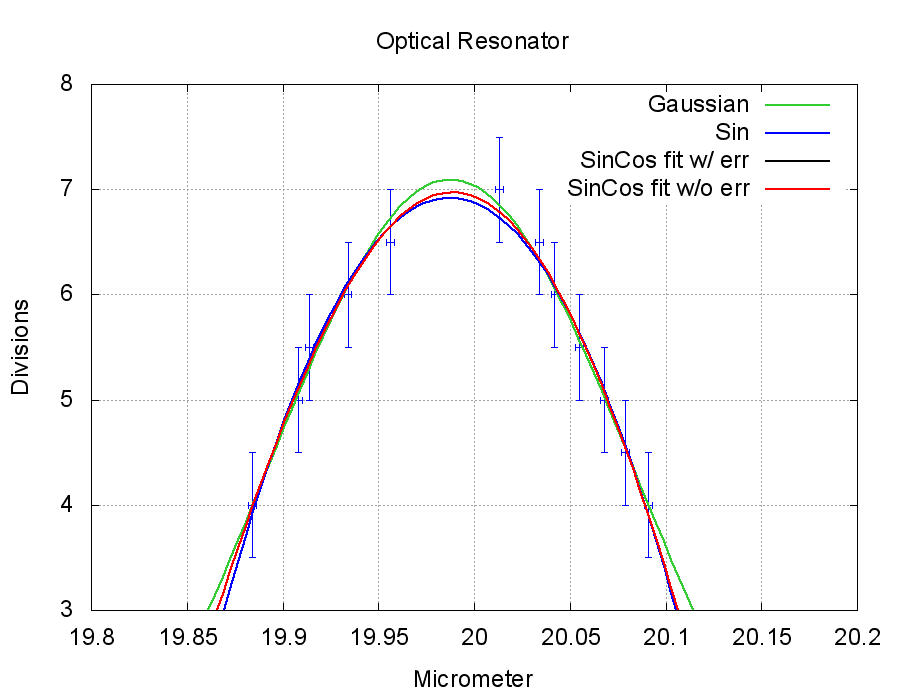

The gnuplot source for this figure:
# optcial resonator

reset

set terminal png nocrop enhanced size 900,700 font 'arial,18'
set out 'optres.png'

set title 'Optical Resonator'
set ylabel "Divisions"
set xlabel "Micrometer"

set xr[19.8:20.2]
set yr[3:8]

#set key off
set grid

# Gaussian with 2 in numerator for better data
h(x) = A4*exp(-2.0*((x-o4)/s4)**2)+c4
A4=7.5;# height
o4=20;# peak center
c4=3;# continuum
s4=0.2;# width
fit h(x) 'resonator.dat' u 1:2:3 via A4,o4,s4,c4

f(x) = A*sin(d*x) + B*cos(e*x) + C
A=10;
B=10;
C=10;
d=10;
e=10;
fit f(x) 'resonator.dat' u 1:2:3 via A,B,C,d,e

f2(x) = A2*sin(d2*x) + B2*cos(e2*x) + C2
A2=10;
B2=10;
C2=10;
d2=10;
e2=10;
fit f2(x) 'resonator.dat' u 1:2 via A2,B2,C2,d2,e2

g(x) = L*sin(N*x) + M
L=1;
N=1;
M=1;
fit g(x) 'resonator.dat' u 1:2 via L,N,M


plot 'resonator.dat' u 1:2:4:3 pt 1 lc rgb '#0000FF' ps 1 t '' w xyerrorbars, \
	h(x) lw 2 lt 3 lc rgb '#32CD32' t 'Gaussian', \
	g(x) lw 2 lt 5 lc rgb 'blue' t 'Sin', \
	f(x) lw 2 lt 4 lc rgb 'black' t 'SinCos fit w/ err', \
	f2(x) lw 2 lt 4 lc rgb 'red' t 'SinCos fit w/o err'


## Gaussian
#After 8 iterations the fit converged.
#final sum of squares of residuals : 0.632653
#rel. change during last iteration : 0
#degrees of freedom    (FIT_NDF)                        : 8
#rms of residuals      (FIT_STDFIT) = sqrt(WSSR/ndf)    : 0.281215
#variance of residuals (reduced chisquare) = WSSR/ndf   : 0.0790816
#p-value of the Chisq distribution (FIT_P)              : 0.999676
#Final set of parameters            Asymptotic Standard Error
#=======================            ==========================
#A4              = 7.13446          +/- 2.812        (39.41%)
#o4              = 19.9878          +/- 0.001099     (0.005497%)
#s4              = 0.19389          +/- 0.0529       (27.28%)
#c4              = -0.0417449       +/- 2.9          (6947%)

# Sin Cosine with error
#After 2751 iterations the fit converged.
#final sum of squares of residuals : 0.694343
#rel. change during last iteration : -9.99961e-06
#degrees of freedom    (FIT_NDF)                        : 7
#rms of residuals      (FIT_STDFIT) = sqrt(WSSR/ndf)    : 0.314947
#variance of residuals (reduced chisquare) = WSSR/ndf   : 0.0991918
#p-value of the Chisq distribution (FIT_P)              : 0.998379
#Final set of parameters            Asymptotic Standard Error
#=======================            ==========================
#A               = 36.4397          +/- 199          (546.1%)
#B               = 37.6169          +/- 281.1        (747.2%)
#C               = 0.844858         +/- 10.23        (1211%)
#d               = 9.90963          +/- 0.8234       (8.309%)
#e               = 9.99635          +/- 0.7481       (7.484%)

# Sin Cosine no error
#After 2751 iterations the fit converged.
#final sum of squares of residuals : 0.173586
#rel. change during last iteration : -9.99961e-06
#degrees of freedom    (FIT_NDF)                        : 7
#rms of residuals      (FIT_STDFIT) = sqrt(WSSR/ndf)    : 0.157474
#variance of residuals (reduced chisquare) = WSSR/ndf   : 0.024798
#Final set of parameters            Asymptotic Standard Error
#=======================            ==========================
#A2              = 36.4397          +/- 199          (546.1%)
#B2              = 37.6169          +/- 281.1        (747.2%)
#C2              = 0.844858         +/- 10.23        (1211%)
#d2              = 9.90963          +/- 0.8234       (8.309%)
#e2              = 9.99635          +/- 0.7481       (7.484%)

# Sin without error but with offset and amplitude
#After 567 iterations the fit converged.
#final sum of squares of residuals : 0.224657
#rel. change during last iteration : -1.35295e-08
#degrees of freedom    (FIT_NDF)                        : 9
#rms of residuals      (FIT_STDFIT) = sqrt(WSSR/ndf)    : 0.157993
#variance of residuals (reduced chisquare) = WSSR/ndf   : 0.0249619
#Final set of parameters            Asymptotic Standard Error
#=======================            ==========================
#L               = 3651.69          +/- 178.2        (4.879%)
##N               = 0.392943         +/- 2.234e-05    (0.005685%)
#M               = -3644.78         +/- 178.1        (4.887%)

# Sin without error, offset, amplitude
#After 89 iterations the fit converged.
#final sum of squares of residuals : 249.548
#rel. change during last iteration : -9.96066e-06
#degrees of freedom    (FIT_NDF)                        : 11
#rms of residuals      (FIT_STDFIT) = sqrt(WSSR/ndf)    : 4.763
#variance of residuals (reduced chisquare) = WSSR/ndf   : 22.6862
#Final set of parameters            Asymptotic Standard Error
#=======================            ==========================
#N2              = 1.01955          +/- 0.9135       (89.6%)
